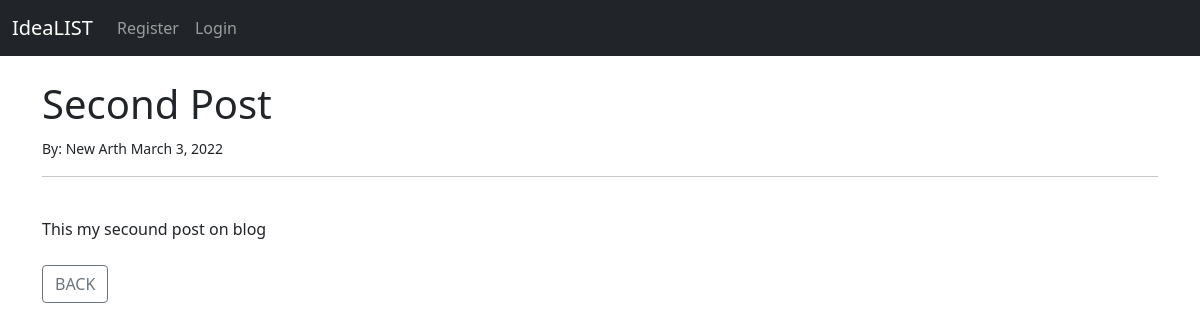
The app's page /article/2 with its own data.
### theblog/models.py (models this page shows, shortened)
class Post(models.Model):
    title = models.CharField(max_length=255)
    title_TAG = models.CharField(max_length=255, default="My BLOG! " )  # on nie zostawił
    author = models.ForeignKey(User, on_delete=models.CASCADE)
    body = models.TextField()
    post_date = models.DateField(auto_now_add=True)

### theblog/views.py (the view)
# urls.py: path('article/<int:pk>', ArticleDetailView.as_view(), name = 'article-detail'),
class ArticleDetailView(DetailView):
    model = Post
    template_name = 'article_details.html'

### theblog/templates/article_details.html (shortened to what this page needs)
{% extends 'base.html' %}
{% block content %}
<h1> {{ post.title }}</h1>
<small>
    By: {{ post.author.first_name }} {{ post.author.last_name }} {{ post.post_date }}
</small>
<br/>
<hr>
<br/>
{{ post.body }}
<br/><br/>
<a href="{% url 'home' %}" class="btn btn-outline-secondary">BACK</a>
{% endblock %}

### records on screen
Post: title "Second Post", author.first_name "New", author.last_name "Arth", post_date "March 3, 2022", body "This my secound post on blog"
